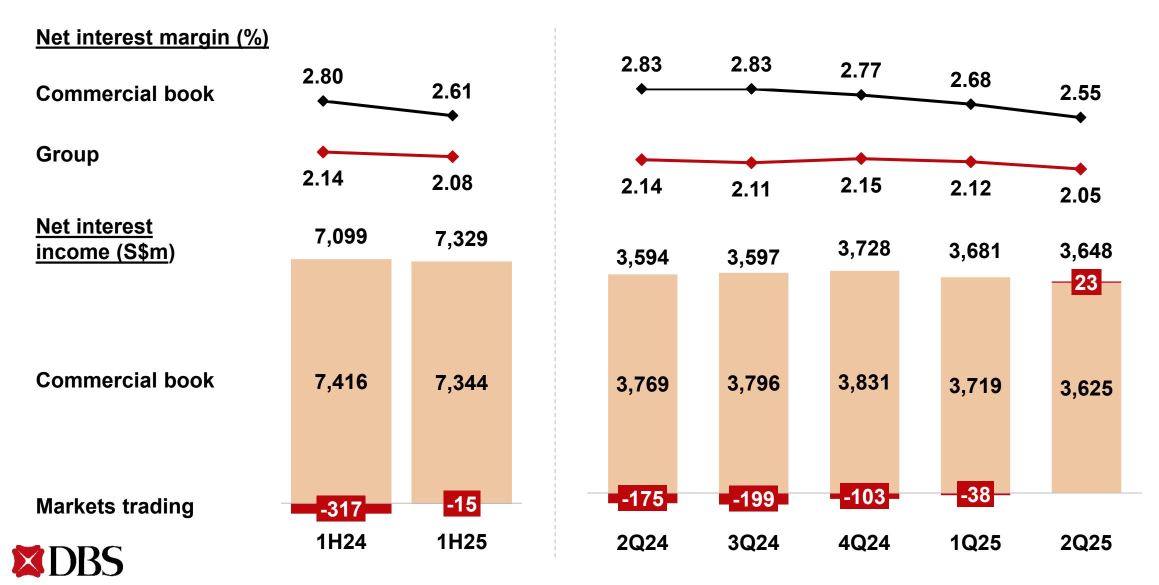
#> input picture All/2Q25_CFO_presentation/_page_5_Figure_1.jpeg, 2318 x 1169 px, found by its file name (shown at 1/2 size)
$ python easy_ocr.py
#> lines starting #> are read from the running program, lines starting #| are printed output that depends on the picture; after the words box and inside, x2 and y2 are one past the last pixel; in counts of white or black regions, pixels touching at a corner belong together
# --- One cell: run EasyOCR on your chart image (simplified) ---
# Works in a notebook. If you just installed packages, restart the kernel once if imports fail.

# --- (A) Installs ---
# Tip: if SSL cert errors happen on macOS, uncomment the certifi block below first.
# import certifi, os
# os.environ["SSL_CERT_FILE"] = certifi.where()
# os.environ["REQUESTS_CA_BUNDLE"] = certifi.where()

# %pip -q install easyocr opencv-python-headless pillow matplotlib pandas numpy certifi

# --- (B) Config ---
IMG_PATH = "/Users/marcusfoo/Documents/GitHub/PTO_ICT3113_Grp1/All/2Q25_CFO_presentation/_page_5_Figure_1.jpeg"

# --- (C) Imports & utils ---
import re, math, numpy as np, pandas as pd
from pathlib import Path
import cv2
from PIL import Image
import matplotlib.pyplot as plt
from IPython.display import display as _show

NUM_PAT = re.compile(r"^[+-]?\d{1,4}(?:[.,]\d+)?%?$")

def load_image(path):
    p = Path(path)
    if not p.exists():
        raise FileNotFoundError(p)
    im = cv2.imread(str(p))
#> im is the input picture: shape (1169, 2318, 3); mean B, G, R 226.6, 232.8, 242.5
    if im is None:
        raise RuntimeError("cv2.imread() returned None")
    return im

def preprocess(img_bgr):
    # Upscale + denoise + local contrast + threshold
    scale = 2.0
    img = cv2.resize(img_bgr, None, fx=scale, fy=scale, interpolation=cv2.INTER_CUBIC)
    gray = cv2.cvtColor(img, cv2.COLOR_BGR2GRAY)
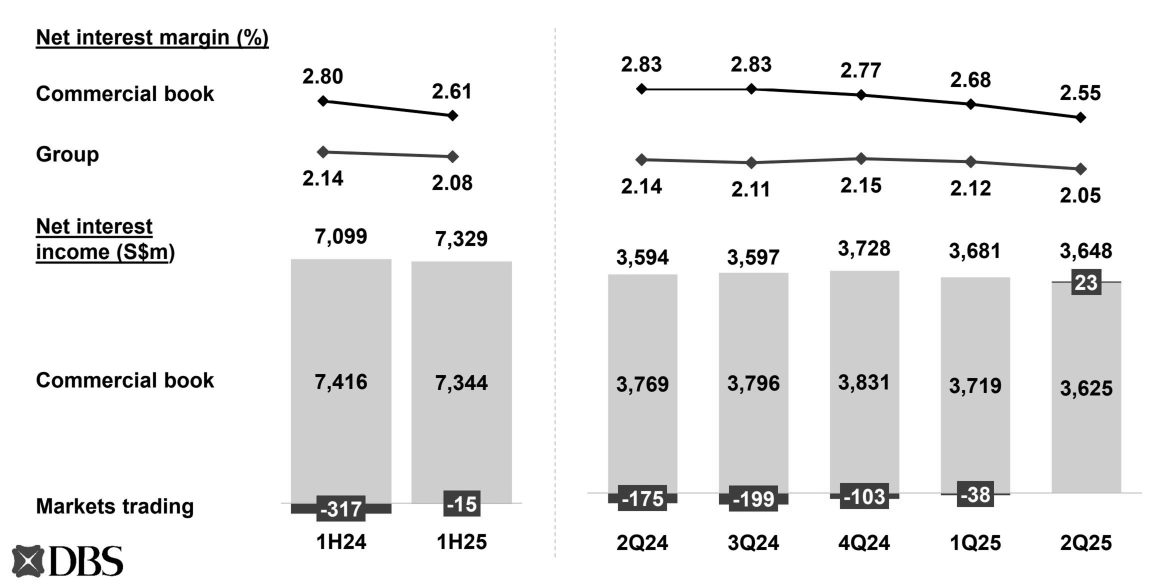
#> gray: shape (2338, 4636) (shown at 1/4 size); min 0, max 255, mean 235
    gray = cv2.bilateralFilter(gray, d=7, sigmaColor=50, sigmaSpace=50)
    clahe = cv2.createCLAHE(clipLimit=2.0, tileGridSize=(8,8))
    gray = clahe.apply(gray)
    thr = cv2.adaptiveThreshold(gray, 255, cv2.ADAPTIVE_THRESH_GAUSSIAN_C,
                                cv2.THRESH_BINARY, 31, 8)
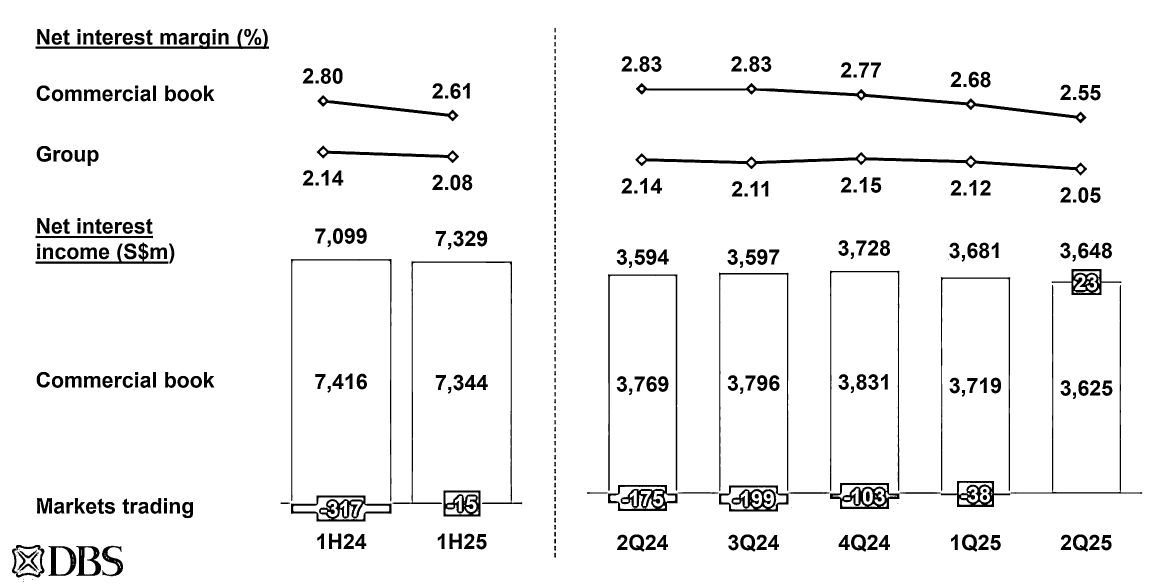
#> thr: shape (2338, 4636) (shown at 1/4 size); 95% white; 420 black regions (56 under 20 px), largest, box (x1, y1, x2, y2) and area: (2541, 609, 4348, 702) 23668, (2544, 332, 4346, 493) 22081, (1164, 1982, 1566, 2086) 13652
    return img, gray, thr, scale

# [49 lines left out: functions norm_num, extract_numbers, overlay, kmeans_1d, not called in this run]

# --- (D) Backend wrappers ---
def run_easyocr(img_rgb):
    import easyocr
    rdr = easyocr.Reader(['en'], gpu=False, verbose=False)
    results = rdr.readtext(img_rgb, detail=1, paragraph=False)
    out = []
    for quad, text, conf in results:
        (x1,y1),(x2,y2),(x3,y3),(x4,y4) = quad
        out.append({"bbox": (int(x1),int(y1),int(x3),int(y3)), "text": str(text), "conf": float(conf)})
    return out

# --- (E) Extraction logic specific to your slide layout ---
# [81 lines left out: function extract_series_from_df, not called in this run]

# --- (F) Run EasyOCR only ---
img_bgr = load_image(IMG_PATH)
img_up, gray, thr, scale = preprocess(img_bgr)
#> scale = 2
img_rgb = cv2.cvtColor(thr, cv2.COLOR_GRAY2RGB)

try:
#> (the run stopped early here; a loop or call above may not have finished)

$ run again, with All/2Q25_CFO_presentation/_page_10_Figure_1.jpeg copied over All/2Q25_CFO_presentation/_page_5_Figure_1.jpeg
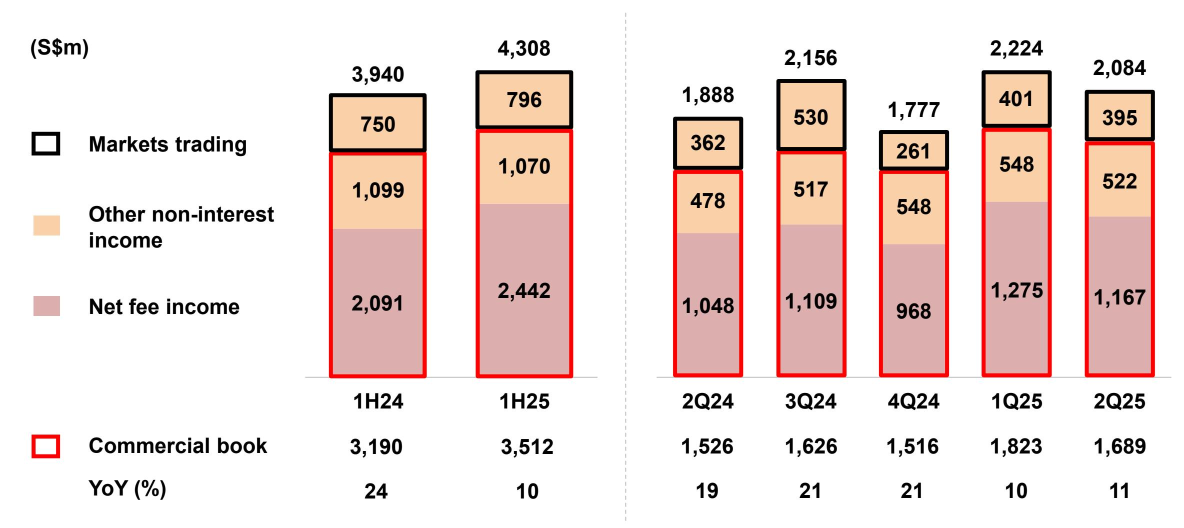
#> input picture All/2Q25_CFO_presentation/_page_10_Figure_1.jpeg, 2368 x 1055 px, found by its file name (shown at 1/2 size)
#> in load_image, im is the input picture: shape (1055, 2368, 3); mean B, G, R 219.8, 223.2, 238.8
#> in preprocess, `gray = cv2.cvtColor(img, cv2.COLOR_BGR2GRAY)`:
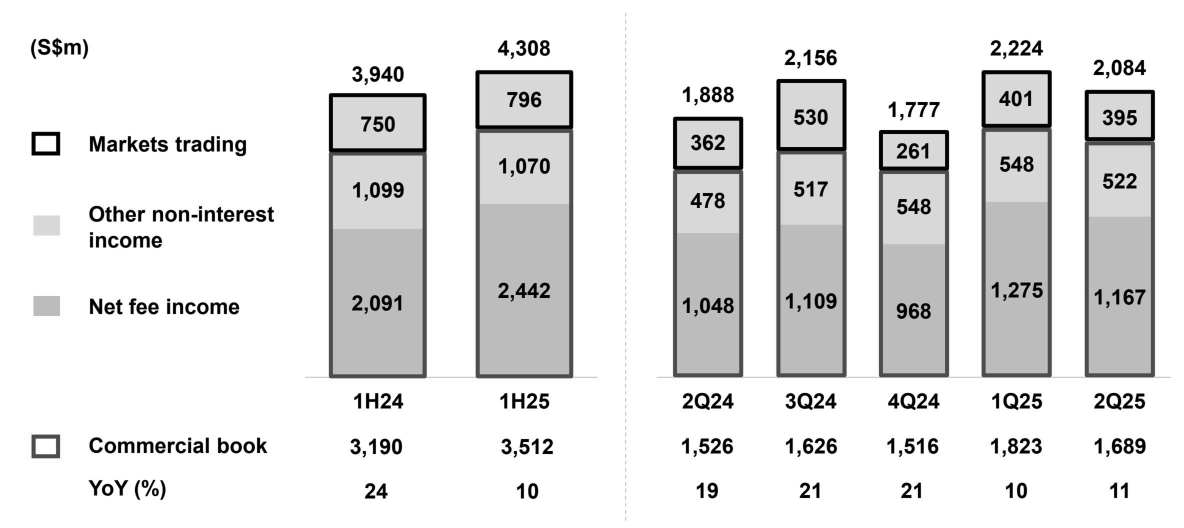
#> gray: shape (2110, 4736) (shown at 1/4 size); min 0, max 255, mean 227.5
#> in preprocess, `thr = cv2.adaptiveThreshold(gray, 255, cv2.ADAPTIVE_THRESH_GAUSSIAN_C,..`:
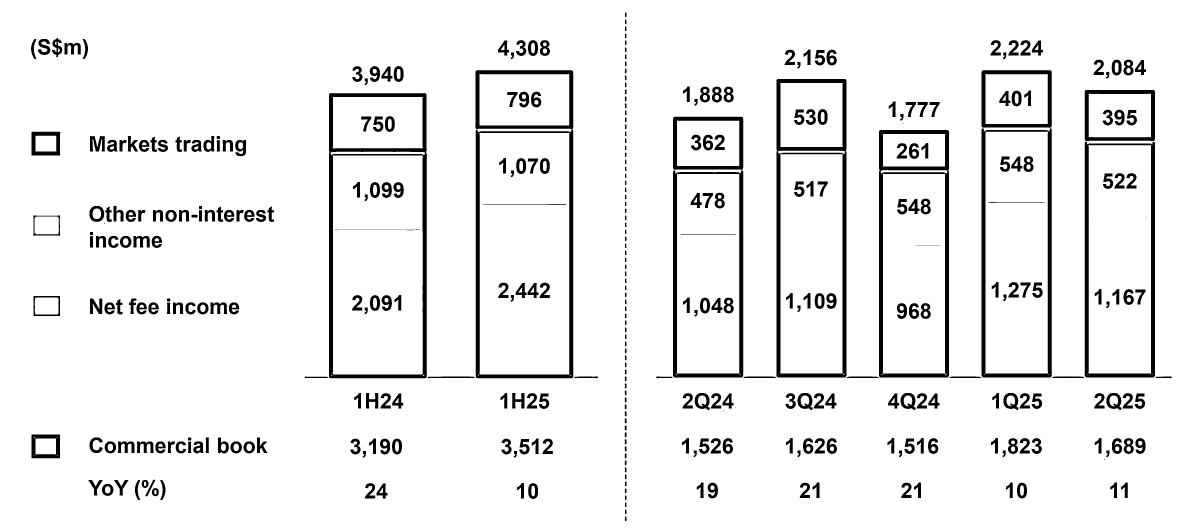
#> thr: shape (2110, 4736) (shown at 1/4 size); 92.9% white; 391 black regions (19 under 20 px), largest, box (x1, y1, x2, y2) and area: (1902, 281, 2293, 1513) 57334, (1316, 372, 1707, 1513) 54508, (3926, 281, 4207, 1510) 52104
#> scale = 2

$ run again, with All/2Q25_CFO_presentation/_page_14_Figure_5.jpeg copied over All/2Q25_CFO_presentation/_page_5_Figure_1.jpeg
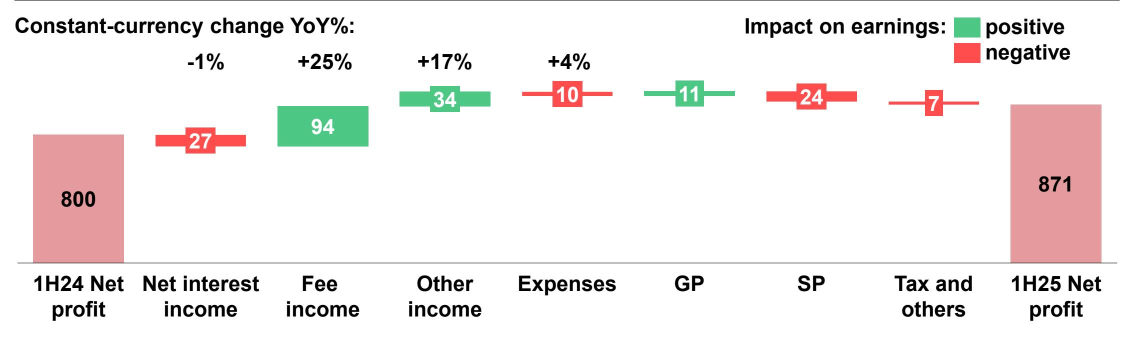
#> input picture All/2Q25_CFO_presentation/_page_14_Figure_5.jpeg, 2258 x 675 px, found by its file name (shown at 1/2 size)
#> in load_image, im is the input picture: shape (675, 2258, 3); mean B, G, R 235, 235.9, 240.9
#> in preprocess, `gray = cv2.cvtColor(img, cv2.COLOR_BGR2GRAY)`:
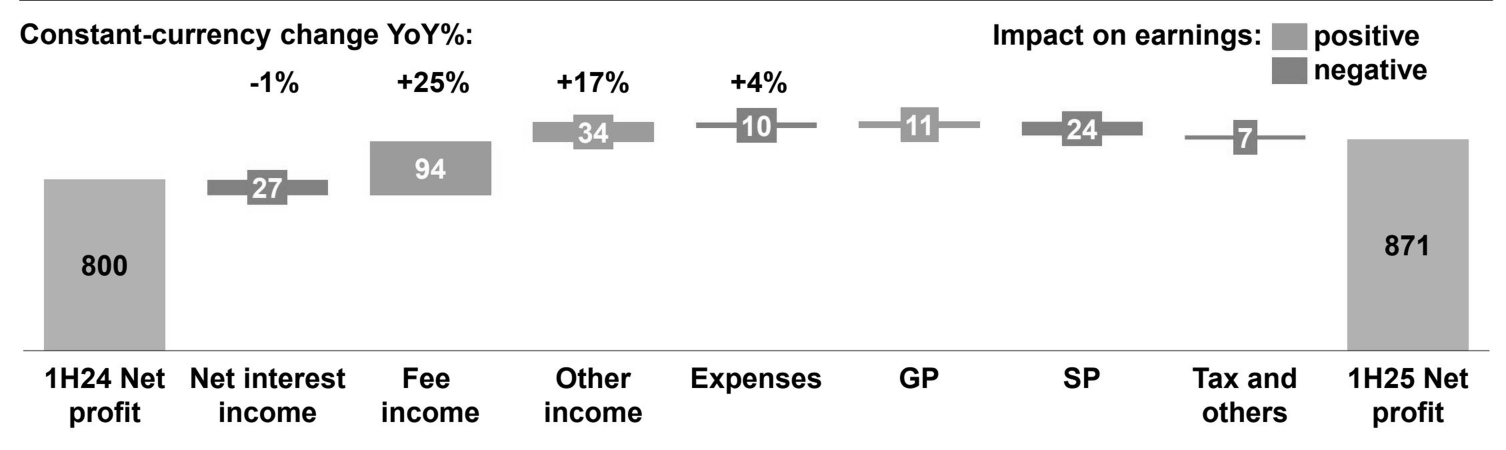
#> gray: shape (1350, 4516) (shown at 1/3 size); min 0, max 255, mean 237.2
#> in preprocess, `thr = cv2.adaptiveThreshold(gray, 255, cv2.ADAPTIVE_THRESH_GAUSSIAN_C,..`:
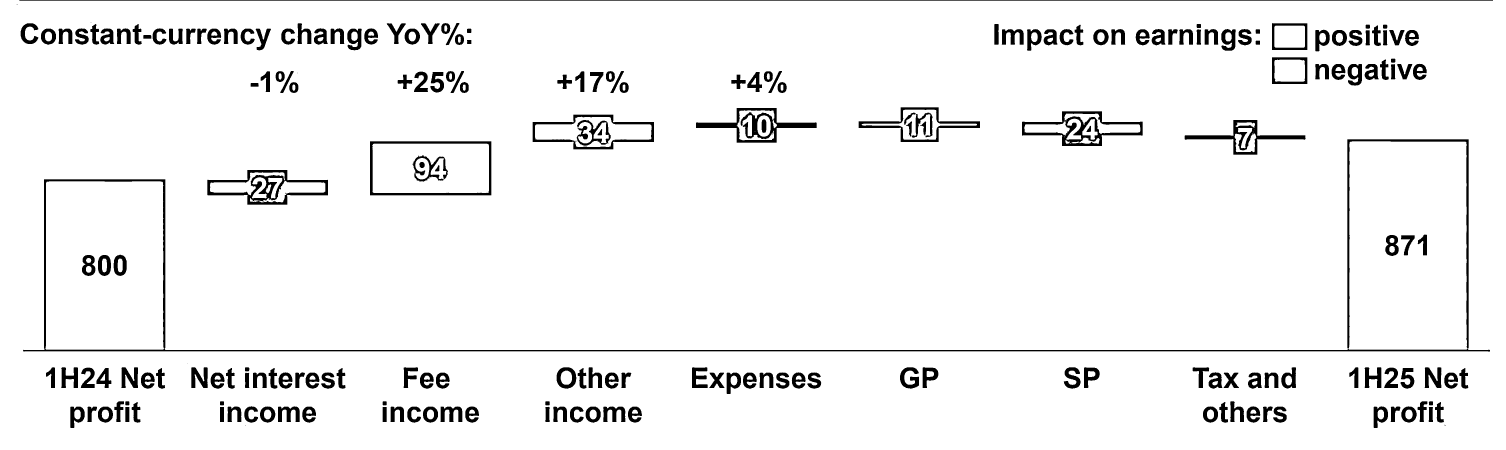
#> thr: shape (1350, 4516) (shown at 1/3 size); 94.8% white; 226 black regions (14 under 20 px), largest, box (x1, y1, x2, y2) and area: (69, 538, 4470, 1055) 27004, (622, 510, 984, 614) 10416, (4042, 418, 4406, 1046) 10352
#> scale = 2

$ run again, with All/2Q25_CFO_presentation/_page_24_Figure_1.jpeg copied over All/2Q25_CFO_presentation/_page_5_Figure_1.jpeg
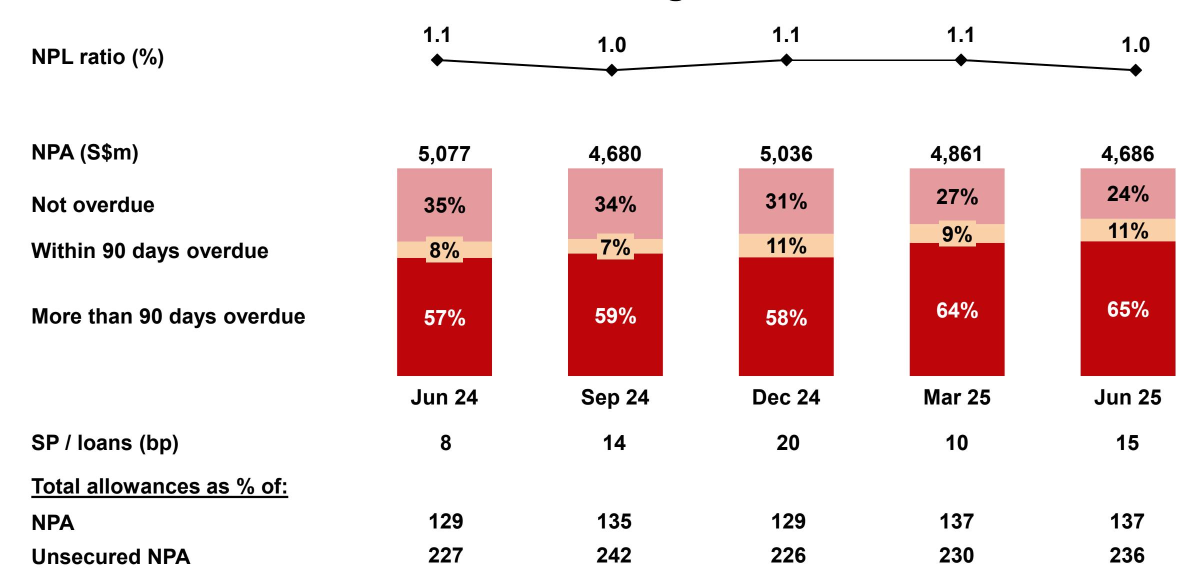
#> input picture All/2Q25_CFO_presentation/_page_24_Figure_1.jpeg, 2376 x 1175 px, found by its file name (shown at 1/2 size)
#> in load_image, im is the input picture: shape (1175, 2376, 3); mean B, G, R 221.8, 221.8, 240.5
#> in preprocess, `gray = cv2.cvtColor(img, cv2.COLOR_BGR2GRAY)`:
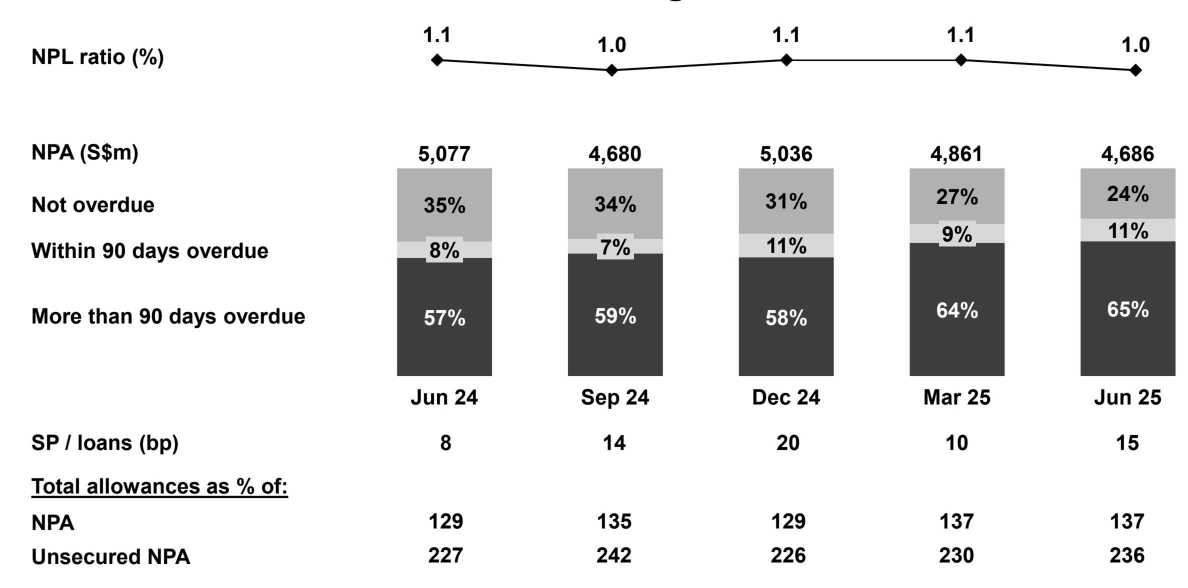
#> gray: shape (2350, 4752) (shown at 1/4 size); min 0, max 255, mean 227.4
#> in preprocess, `thr = cv2.adaptiveThreshold(gray, 255, cv2.ADAPTIVE_THRESH_GAUSSIAN_C,..`:
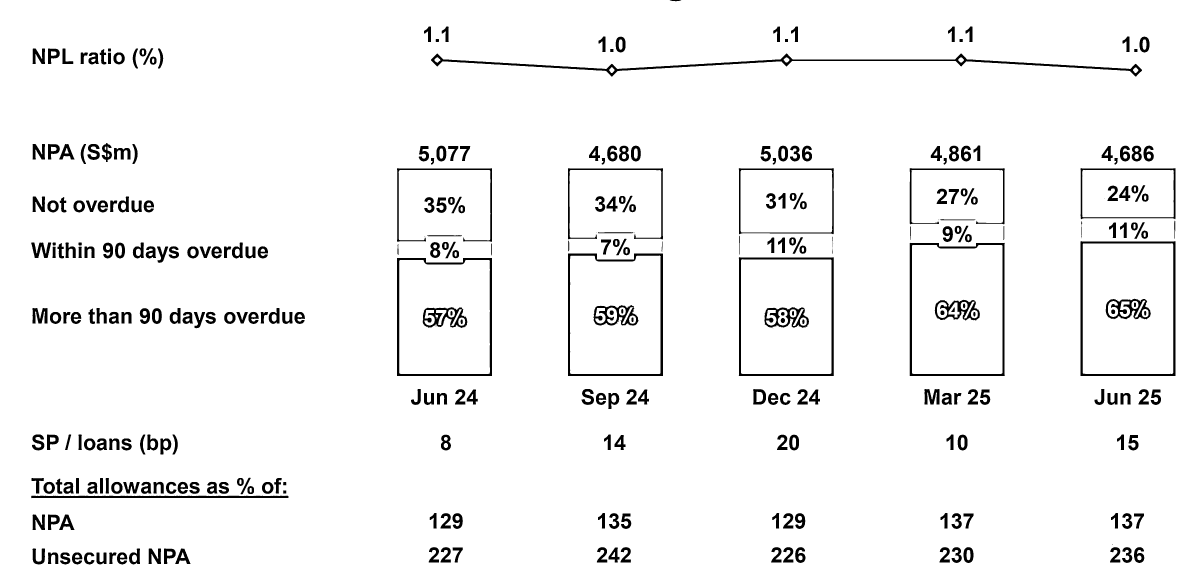
#> thr: shape (2350, 4752) (shown at 1/4 size); 95.6% white; 340 black regions (16 under 20 px), largest, box (x1, y1, x2, y2) and area: (1724, 214, 4568, 306) 25156, (4322, 965, 4702, 1504) 15514, (2272, 1014, 2652, 1504) 15145
#> scale = 2
